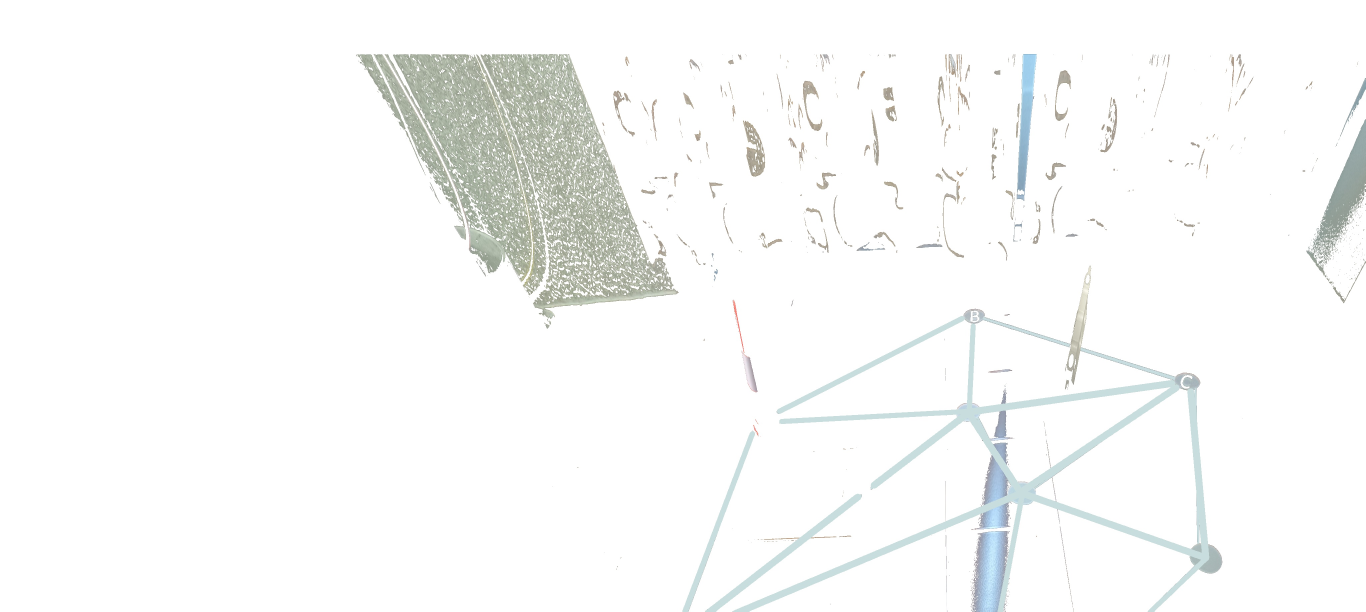
#> input picture roboter_final/dummy_data/edited_F.jpg, 4096 x 1834 px, found by its file name (shown at 1/3 size)
$ python CheckConection.py
#> lines starting #> are read from the running program, lines starting #| are printed output that depends on the picture; after the words box and inside, x2 and y2 are one past the last pixel; in counts of white or black regions, pixels touching at a corner belong together
#> (reads roboter_final/dummy_data/F.txt from the repository)
### roboter_final/ErkannteObjekte.py
from sympy.strategies.core import switch
import os
import re
import cv2

class Objekt:
    def __init__(self, klasse, vertrauen, bounding_box):
        self.klasse = klasse
        self.vertrauen = vertrauen
        self.bounding_box = bounding_box
        self.flaeche = self._area()
        self.zentrum = self._center()
        self.buchstabe = None

        if self.klasse in ['pointa', 'pointb', 'pointc']:
            self._assign_letter()

    def _area(self):
        x1, y1, x2, y2 = self.bounding_box
        return (x2 - x1) * (y2 - y1)

    def _center(self):
        x1, y1, x2, y2 = self.bounding_box
        if self.klasse == 'barrier':
            return ((x1 + x2) / 2, y2 - ((x2 - x1) / 2))
        return ((x1 + x2) / 2, (y1 + y2) / 2)

    def _assign_letter(self):
        mapping = {'pointa': 'A', 'pointb': 'B', 'pointc': 'C'}
        self.buchstabe = mapping.get(self.klasse)

    def set_buchstabe(self, buchstabe):
        self.buchstabe = buchstabe
        return self

    @staticmethod
    def parse_text_to_objects(txt_content: str) -> list:
        objects = []
        lines = txt_content.strip().splitlines()
        for line in lines:
            parts = line.split(";")
            if len(parts) < 5:
                continue
            klasse = parts[0]
            vertrauen = float(parts[1].replace("%", ""))
            bbox = eval(parts[2])
            obj = Objekt(klasse, vertrauen, bbox)
            obj.flaeche = float(parts[3])
            obj.zentrum = eval(parts[4])
            if len(parts) > 5 and parts[5]:
                obj.buchstabe = parts[5]
            objects.append(obj)
        return objects

    # [16 lines left out: functions assignment_A, create_adjacency_matrix, not called in this run]

    @staticmethod
    def find_wall(objects: list, matrix: dict, obj_letters: list):
        print("🚧 Wall-Erkennung übersprungen (Dummy-Modus).")

    # [486 lines left out: functions assignment_E, assignment_D, assignment_F, assignment_G, assignment_C, assignment_H and 3 more, not called in this run]

    # Beispiel für erweiterte Assignment-Methode (für assignment_B)

### roboter_final/CheckConection.py
# --- START OF FILE CheckConection.py ---

import cv2
import numpy as np
from shapely.geometry import LineString, box
# Stellen Sie sicher, dass dieser Import für Ihre Projektstruktur korrekt ist
from roboter_final.ErkannteObjekte import Objekt


class CheckConnection:
    """
    Analysiert und visualisiert eine Verbindung auf einem einzigen, bearbeiteten Bild.
    Benötigt nur den Pfad zum bearbeiteten Bild und die Objektliste.
    """

    def __init__(self, image_path, object_list):
        self.image_path = image_path
        self.image_for_analysis = cv2.imread(self.image_path, cv2.IMREAD_GRAYSCALE)
        if self.image_for_analysis is None:
            raise FileNotFoundError(f"Bild konnte nicht geladen werden: {self.image_path}")

        self.height, self.width = self.image_for_analysis.shape
        self.all_objects = self._parse_objects(object_list)
        self._reset_analysis_state()

    def _reset_analysis_state(self):
        self.start_point = None
        self.candidate_objects = []
        self.winning_object = None
        self.is_wall_collision = False
        self.bottom_grid_squares = []
        self.last_line_check_details = {}

    def _parse_objects(self, object_list):
        """
        Parst eine Liste von Objekten in ein einheitliches Dictionary-Format.
        Diese Methode kann drei Arten von Listen verarbeiten:
        1. Eine Liste von rohen Strings aus einer Textdatei.
        2. Eine bereits geparste Liste von Dictionaries.
        3. Eine Liste von `Objekt`-Instanzen aus ErkannteObjekte.py.
        """
        if not object_list:
            return []

        parsed_list = []
        first_item = object_list[0]

        # Fall 1: Die Liste enthält rohe Strings
        if isinstance(first_item, str):
            for line in object_list:
                line = line.strip()
                if not line: continue
                try:
                    parts = line.strip(';').split(';')
                    typ = parts[0]
                    # Bbox wird bereits als int geparst
                    bbox = tuple(map(int, parts[2].strip('()').split(',')))
                    # Zentrum wird bereits als int geparst
                    center = tuple(int(float(c)) for c in parts[4].strip('()').split(','))
                    parsed_list.append({'type': typ, 'bbox': bbox, 'center': center})
                except Exception as e:
                    print(f"Warnung: Konnte String nicht parsen: '{line}' - {e}")
            return parsed_list

        # Fall 2: Die Liste enthält bereits Dictionaries
        elif isinstance(first_item, dict):
            # Wir nehmen an, das Format ist bereits korrekt und geben es direkt zurück.
            return object_list

        # Fall 3: Die Liste enthält Instanzen der 'Objekt'-Klasse
        else:
            for obj in object_list:
                try:
                    # KORREKTUR 1: Wandle das Zentrum-Tupel von float in int um.
                    # Dies ist entscheidend, um den cv2.line-Fehler zu verhindern.
                    center_as_int = (int(obj.zentrum[0]), int(obj.zentrum[1]))

                    # KORREKTUR 2: Verwende die korrekten Attributnamen aus der Objekt-Klasse.
                    parsed_list.append({
                        'type': obj.klasse,  # Statt 'obj.typ'
                        'bbox': obj.bounding_box,  # Statt 'obj.bbox'
                        'center': center_as_int  # Statt 'obj.center'
                    })
                except AttributeError as e:
                    print(f"Warnung: Attribut-Fehler beim Parsen der Objekt-Instanz. {e}")
                except (ValueError, TypeError) as e:
                    print(f"Warnung: Typ-Fehler beim Umwandeln der Zentrum-Koordinaten für {obj}: {e}")
            return parsed_list

    def _find_bottom_target_point(self, weiss_schwelle):
#> called with weiss_schwelle = 254
        self.bottom_grid_squares = []
        search_y_start = self.height - 150  # Robusterer, größerer Suchbereich
        square_size = 50
        non_white_mask = self.image_for_analysis < weiss_schwelle
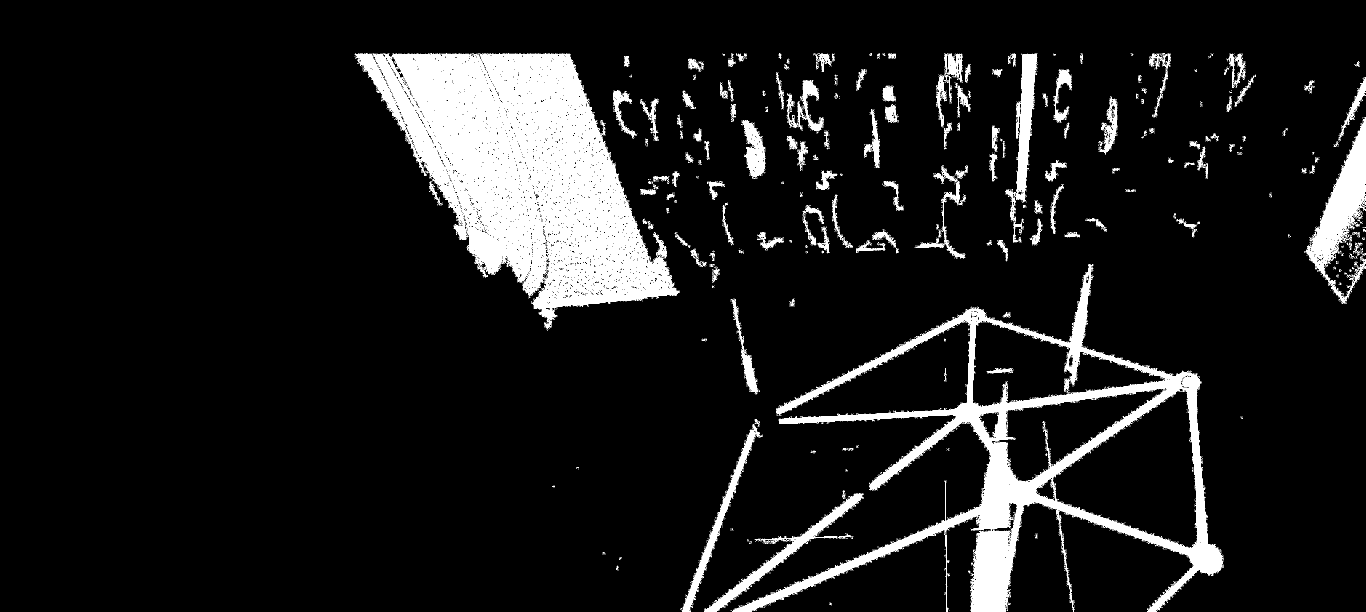
#> non_white_mask: shape (1834, 4096) bool (shown at 1/3 size); 9% white; 14398 white regions (14163 under 20 px), largest, box (x1, y1, x2, y2) and area: (1065, 160, 2037, 961) 343159, (2194, 794, 3671, 1834) 181477, (3919, 356, 4096, 832) 25733
        candidate_squares = []
        for x in range(0, self.width, square_size):
            x_start, x_end = x, min(x + square_size, self.width)
            y_start, y_end = search_y_start, self.height
            square_roi = non_white_mask[y_start:y_end, x_start:x_end]
            non_white_pixel_count = np.count_nonzero(square_roi)
            center_point = (x_start + (x_end - x_start) // 2, y_start + (y_end - y_start) // 2)
            grid_square_info = {'rect': (x_start, y_start, x_end, y_end), 'is_candidate': non_white_pixel_count > 50}
            self.bottom_grid_squares.append(grid_square_info)
            if grid_square_info['is_candidate']:
                candidate_squares.append({'center': center_point, 'pos_x': center_point[0]})
#> this loop made 82 passes
#> (non_white_pixel_count, grid_square_info) on passes 1 to 7: (0, {'rect': (0, 1684, 50, 1834), 'is_candidate': False}), (0, {'rect': (50, 1684, 100, 1834), 'is_candidate': False}), (0, {'rect': (100, 1684, 150, 1834), 'is_candidate': False}), (0, {'rect': (150, 1684, 200, 1834), 'is_candidate': False}), (0, {'rect': (200, 1684, 250, 1834), 'is_candidate': False}), (0, {'rect': (250, 1684, 300, 1834), 'is_candidate': False}), (0, {'rect': (300, 1684, 350, 1834), 'is_candidate': False})
#> square_roi: shape (150, 46) bool; every value is 0
#> after the loop, candidate_squares = 22 items; self.bottom_grid_squares = 82 items
        if not candidate_squares: return None
        image_center_x = self.width / 2
        candidate_squares.sort(key=lambda sq: abs(sq['pos_x'] - image_center_x))
        winner_center_x = candidate_squares[0]['pos_x']
#> winner_center_x = 2075
        for sq in self.bottom_grid_squares:
            if (sq['rect'][0] + (sq['rect'][2] - sq['rect'][0]) // 2) == winner_center_x:
                sq['is_winner'] = True
#> this loop made 82 passes
        return candidate_squares[0]['center']

    def _find_candidate_objects(self):
        candidate_types = ['point', 'pointa', 'pointb', 'pointc', 'barrier']
        candidates = [obj for obj in self.all_objects if obj['type'] in candidate_types]
        if not candidates: return []
        image_center_x = self.width / 2
        candidates.sort(key=lambda obj: abs(obj['center'][0] - image_center_x))
        return candidates[:2]

    def _is_line_present(self, p1, p2, weiss_schwelle, linien_schwelle, balken_breite):
        mask = np.zeros_like(self.image_for_analysis)
        cv2.line(mask, p1, p2, 255, thickness=balken_breite)
        total_pixels = np.count_nonzero(mask)
        if total_pixels == 0: return False
        non_white_mask = (self.image_for_analysis < weiss_schwelle).astype(np.uint8) * 255
        intersection = cv2.bitwise_and(non_white_mask, mask)
        non_white_pixels = np.count_nonzero(intersection)
        ratio = (non_white_pixels / total_pixels) if total_pixels > 0 else 0
        if not self.last_line_check_details:
            self.last_line_check_details = {
                'p1': p1, 'p2': p2, 'balken_breite': balken_breite,
                'total_pixels': total_pixels, 'non_white_pixels': non_white_pixels,
                'calculated_ratio': ratio, 'required_threshold': linien_schwelle
            }
        return ratio > linien_schwelle

    # [7 lines left out: function _check_wall_collision, not called in this run]

    def check_connection(self, linien_schwelle=0.05, weiss_schwelle=255, balken_breite=10):
        self._reset_analysis_state()
        self.start_point = self._find_bottom_target_point(weiss_schwelle)
#> self.start_point = (2075, 1759)
        if self.start_point is None: return 0
        self.candidate_objects = self._find_candidate_objects()
        if not self.candidate_objects: return 0
        for candidate in self.candidate_objects:
            if self._is_line_present(self.start_point, candidate['center'], weiss_schwelle, linien_schwelle, balken_breite):
                self.winning_object = candidate
                break
#> this loop made 1 pass
#> (total_pixels in _is_line_present, non_white_pixels in _is_line_present, ratio in _is_line_present) on pass 1: (10797, 7948, 0.736)
#> pass 1, in _is_line_present, `intersection = cv2.bitwise_and(non_white_mask, mask)`:
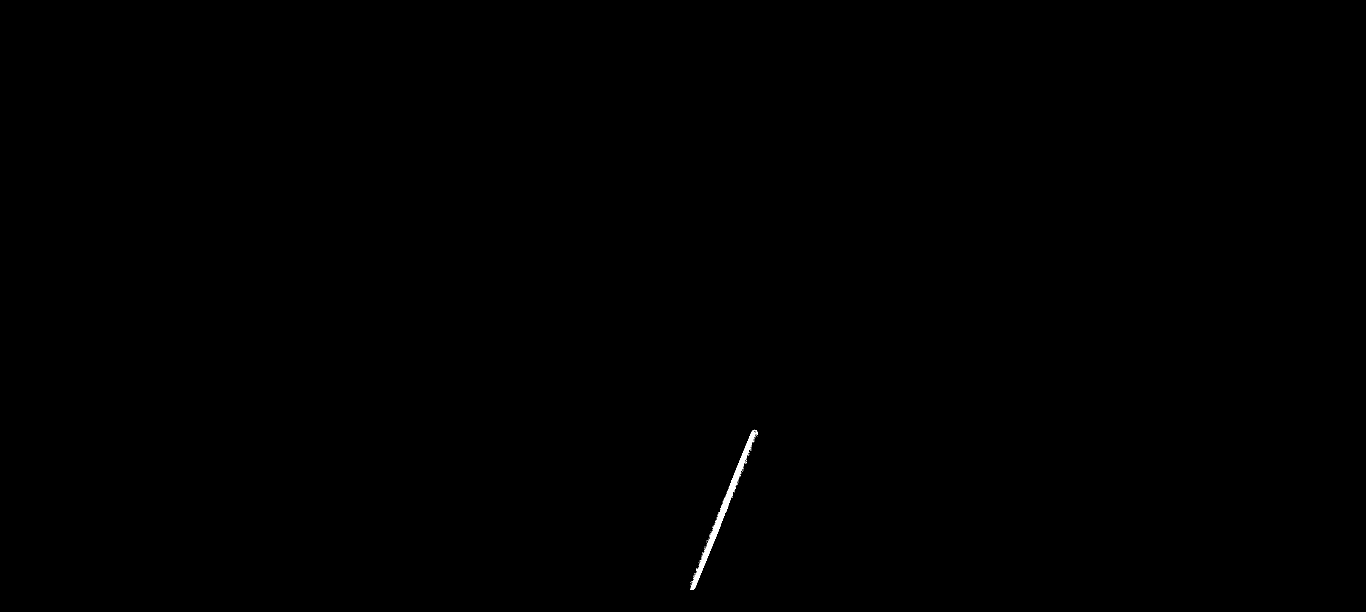
#> intersection: shape (1834, 4096) (shown at 1/3 size); 0.11% white; 120 white regions (118 under 20 px), largest, box (x1, y1, x2, y2) and area: (2071, 1292, 2267, 1770) 7721, (2263, 1289, 2274, 1305) 66
        if self.winning_object is None: return 0
        if self.winning_object['type'] == 'barrier': return 3
        if self._check_wall_collision(self.start_point, self.winning_object['center']):
            return 2
        else:
            return 1


    def visualize_connection_analysis(self, final_status, show_grid=True):
#> called with final_status = 3, show_grid = True
        vis_img = cv2.imread(self.image_path)
#> vis_img is the input picture: shape (1834, 4096, 3); mean B, G, R 248.5, 249.3, 248.4
        if vis_img is None:
            print("Fehler: Visualisierungsbild konnte nicht geladen werden.")
            return

        # --- BILD-SKALIERUNG ---
        max_height = 720  # Maximale Höhe für das Fenster
        h, w, _ = vis_img.shape
        scale_factor = 1.0  # Standard-Skalierungsfaktor ist 1 (keine Änderung)

        if h > max_height:
            scale_factor = max_height / h
            new_w = int(w * scale_factor)
            vis_img_display = cv2.resize(vis_img, (new_w, max_height), interpolation=cv2.INTER_AREA)
            print(f"Info: Bild wurde mit Faktor {scale_factor:.2f} skaliert.")
#| Info: Bild wurde mit Faktor 0.39 skaliert.
        else:
            vis_img_display = vis_img.copy()  # Arbeite auf einer Kopie

        # Hilfsfunktion, um Koordinaten zu skalieren
        def scale_pt(pt):
            if pt is None: return None
            return (int(pt[0] * scale_factor), int(pt[1] * scale_factor))

        def scale_rect(rect):
            if rect is None: return None
            return (int(rect[0] * scale_factor), int(rect[1] * scale_factor),
                    int(rect[2] * scale_factor), int(rect[3] * scale_factor))

        colors = {'wall': (0, 0, 255), 'barrier': (0, 165, 255), 'point': (255, 0, 0), 'grid_candidate': (0, 255, 0),
                  'grid_winner': (0, 0, 255), 'line_success': (0, 255, 0), 'line_blocked': (0, 0, 255),
                  'line_barrier': (0, 165, 255), 'text': (255, 255, 255)}

        # Zeichne den Analysebalken mit skalierten Koordinaten
        details = self.last_line_check_details
#> details = {'p1': (2075, 1759), 'p2': (2264, 1299), 'balken_breite': 20, 'total_pixels': 10797, 'non_white_pixels': 7948, 'calculated_ratio': 0.736, 'required_threshold': 0.1}
        if details and details.get('p1') and details.get('p2'):
            overlay = vis_img_display.copy()
            p1_scaled = scale_pt(details['p1'])
#> p1_scaled = (814, 690)
            p2_scaled = scale_pt(details['p2'])
#> p2_scaled = (888, 509)
            # Skaliere auch die Balkenbreite, damit sie proportional bleibt
            balken_breite_scaled = max(1, int(details['balken_breite'] * scale_factor))
#> balken_breite_scaled = 7

            cv2.line(overlay, p1_scaled, p2_scaled, (255, 255, 0), thickness=balken_breite_scaled)
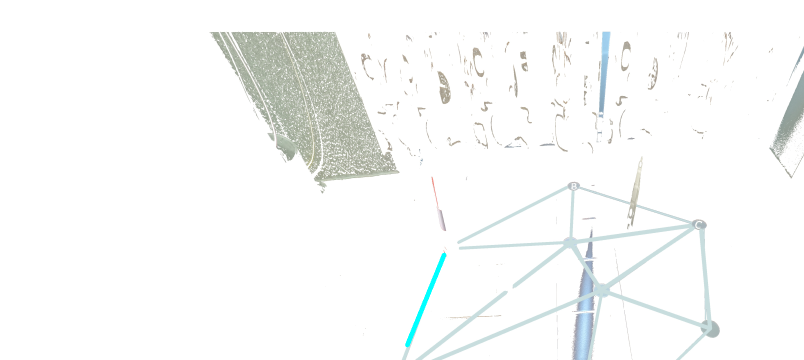
#> overlay: shape (720, 1608, 3) (shown at 1/2 size); mean B, G, R 248.6, 249.3, 248
            alpha = 0.4
            vis_img_display = cv2.addWeighted(overlay, alpha, vis_img_display, 1 - alpha, 0)

            # Text bleibt an fester Position, muss nicht skaliert werden
            ratio = details.get('calculated_ratio', 0)
#> ratio = 0.736
            threshold = details.get('required_threshold', 0)
#> threshold = 0.1
            is_success = ratio > threshold
#> is_success = True
            text_color = colors['line_success'] if is_success else colors['line_blocked']
#> text_color = (0, 255, 0)
            info_texts = [
                f"Analyse-Balken: {details.get('non_white_pixels')} / {details.get('total_pixels')} Pixel",
                f"Berechnetes Verhaeltnis: {ratio:.4f}", f"Benoetigte Schwelle: > {threshold:.4f}"
            ]
#> info_texts = ['Analyse-Balken: 7948 / 10797 Pixel', 'Berechnetes Verhaeltnis: 0.7361', 'Benoetigte Schwelle: > 0.1000']
            for i, text in enumerate(info_texts):
                pos = (20, 60 + i * 25)
                cv2.putText(vis_img_display, text, pos, cv2.FONT_HERSHEY_SIMPLEX, 0.6, (0, 0, 0), 3)
                cv2.putText(vis_img_display, text, pos, cv2.FONT_HERSHEY_SIMPLEX, 0.6, text_color, 1)
#> this loop made 3 passes
#> (text, pos) on passes 1 to 3: ('Analyse-Balken: 7948 / 10797 Pixel', (20, 60)), ('Berechnetes Verhaeltnis: 0.7361', (20, 85)), ('Benoetigte Schwelle: > 0.1000', (20, 110))
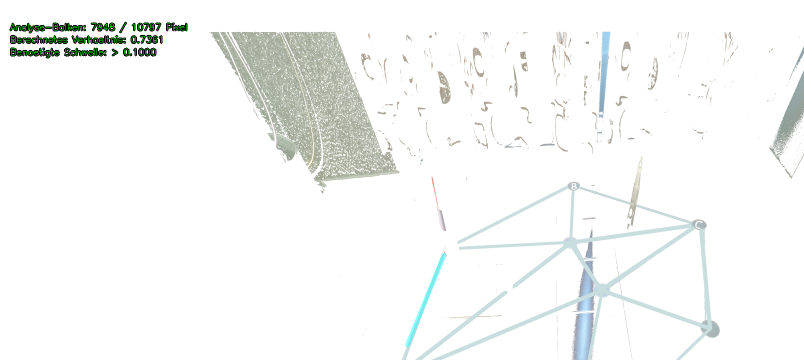
#> vis_img_display: shape (720, 1608, 3) (shown at 1/2 size); mean B, G, R 246.3, 247.5, 246

        if show_grid and self.bottom_grid_squares:
            for sq in self.bottom_grid_squares:
                rect_scaled = scale_rect(sq['rect'])
                if sq.get('is_winner', False):
                    color, thickness = colors['grid_winner'], 2
                elif sq['is_candidate']:
                    color, thickness = colors['grid_candidate'], 1
                else:
                    continue
                cv2.rectangle(vis_img_display, (rect_scaled[0], rect_scaled[1]), (rect_scaled[2], rect_scaled[3]),
                              color, thickness)
#> this loop made 82 passes
#> (sq, rect_scaled, color, thickness) on passes 43 to 46: ({'rect': (2100, 1684, 2150, 1834), 'is_candidate': True}, (824, 661, 844, 720), (0, 255, 0), 1), ({'rect': (2150, 1684, 2200, 1834), 'is_candidate': True}, (844, 661, 863, 720), (0, 255, 0), 1), ({'rect': (2200, 1684, 2250, 1834), 'is_candidate': True}, (863, 661, 883, 720), (0, 255, 0), 1), ({'rect': (2250, 1684, 2300, 1834), 'is_candidate': True}, (883, 661, 902, 720), (0, 255, 0), 1)
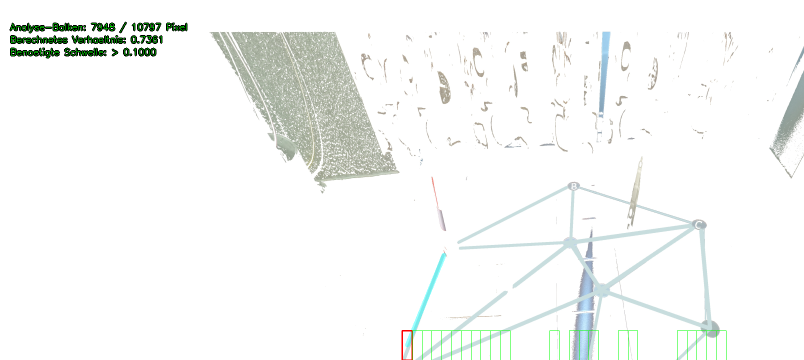
#> vis_img_display: shape (720, 1608, 3) (shown at 1/2 size); 0.2% of pixels changed, all inside (x1, y1, x2, y2) = (803, 660, 1453, 720)

        for obj in self.all_objects:
            color = colors.get(obj['type'], (200, 200, 200))
            bbox_scaled = scale_rect(obj['bbox'])
            cv2.rectangle(vis_img_display, (bbox_scaled[0], bbox_scaled[1]), (bbox_scaled[2], bbox_scaled[3]), color, 2)
            cv2.putText(vis_img_display, obj['type'], (bbox_scaled[0], bbox_scaled[1] - 10), cv2.FONT_HERSHEY_SIMPLEX,
                        0.5, color, 2)
#> vis_img_display: shape (720, 1608, 3); 0.65% of pixels changed, all inside (x1, y1, x2, y2) = (859, 289, 1442, 676)
#> (the rest of the program and of its run is left out)
